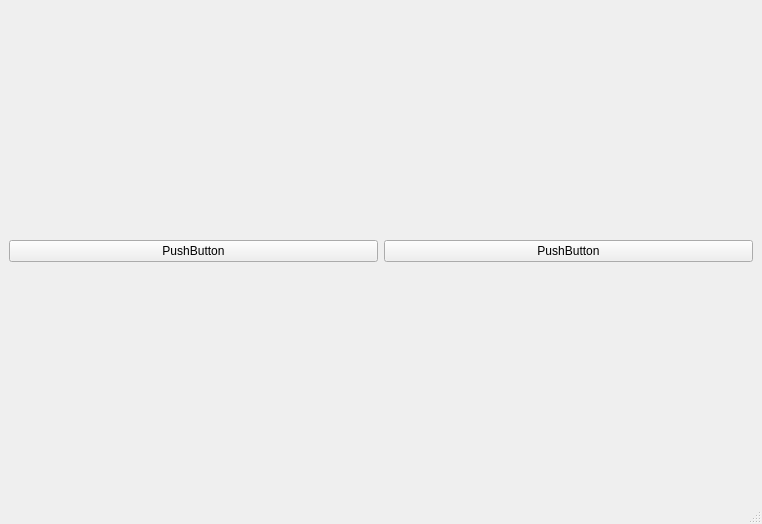
<?xml version="1.0" encoding="UTF-8"?>
<ui version="4.0">
 <class>MainWindow</class>
 <widget class="QMainWindow" name="MainWindow">
  <property name="geometry">
   <rect>
    <x>0</x>
    <y>0</y>
    <width>762</width>
    <height>524</height>
   </rect>
  </property>
  <property name="windowTitle">
   <string>MainWindow</string>
  </property>
  <widget class="QWidget" name="centralwidget">
   <layout class="QHBoxLayout" name="horizontalLayout">
    <item>
     <widget class="QPushButton" name="pushButton">
      <property name="text">
       <string>PushButton</string>
      </property>
     </widget>
    </item>
    <item>
     <widget class="QPushButton" name="pushButton_2">
      <property name="text">
       <string>PushButton</string>
      </property>
     </widget>
    </item>
   </layout>
  </widget>
  <widget class="QMenuBar" name="menubar">
   <property name="geometry">
    <rect>
     <x>0</x>
     <y>0</y>
     <width>762</width>
     <height>22</height>
    </rect>
   </property>
  </widget>
  <widget class="QStatusBar" name="statusbar"/>
 </widget>
 <resources/>
 <connections/>
</ui>
